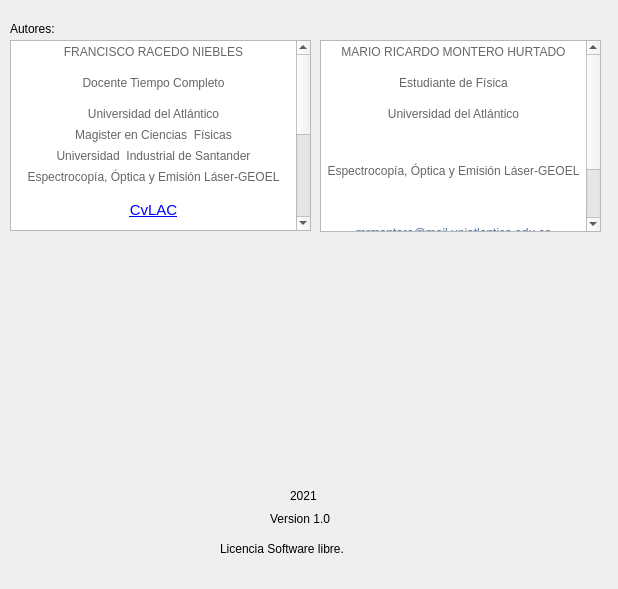
<?xml version="1.0" encoding="UTF-8"?>
<ui version="4.0">
 <class>Dialog</class>
 <widget class="QDialog" name="Dialog">
  <property name="geometry">
   <rect>
    <x>0</x>
    <y>0</y>
    <width>618</width>
    <height>589</height>
   </rect>
  </property>
  <property name="minimumSize">
   <size>
    <width>618</width>
    <height>589</height>
   </size>
  </property>
  <property name="maximumSize">
   <size>
    <width>618</width>
    <height>589</height>
   </size>
  </property>
  <property name="windowTitle">
   <string>Abaut</string>
  </property>
  <property name="windowIcon">
   <iconset>
    <normaloff>../imagenes/Figure_2-.ico</normaloff>../imagenes/Figure_2-.ico</iconset>
  </property>
  <widget class="QLabel" name="label">
   <property name="geometry">
    <rect>
     <x>10</x>
     <y>20</y>
     <width>67</width>
     <height>17</height>
    </rect>
   </property>
   <property name="text">
    <string>Autores: </string>
   </property>
  </widget>
  <widget class="QTextBrowser" name="textBrowser">
   <property name="geometry">
    <rect>
     <x>10</x>
     <y>40</y>
     <width>301</width>
     <height>191</height>
    </rect>
   </property>
   <property name="html">
    <string>&lt;!DOCTYPE HTML PUBLIC &quot;-//W3C//DTD HTML 4.0//EN&quot; &quot;http://www.w3.org/TR/REC-html40/strict.dtd&quot;&gt;
&lt;html&gt;&lt;head&gt;&lt;meta name=&quot;qrichtext&quot; content=&quot;1&quot; /&gt;&lt;style type=&quot;text/css&quot;&gt;
p, li { white-space: pre-wrap; }
&lt;/style&gt;&lt;/head&gt;&lt;body style=&quot; font-family:'Ubuntu'; font-size:11pt; font-weight:400; font-style:normal;&quot;&gt;
&lt;p align=&quot;center&quot; style=&quot; margin-top:10px; margin-bottom:10px; margin-left:0px; margin-right:0px; -qt-block-indent:0; text-indent:0px; line-height:150%;&quot;&gt;&lt;span style=&quot; font-family:'Tahoma','Verdana','Arial','Helvetica','sans-serif'; font-size:12px; color:#666666;&quot;&gt;FRANCISCO RACEDO NIEBLES&lt;/span&gt;&lt;/p&gt;
&lt;p align=&quot;center&quot; style=&quot; margin-top:10px; margin-bottom:10px; margin-left:0px; margin-right:0px; -qt-block-indent:0; text-indent:0px; line-height:150%;&quot;&gt;&lt;span style=&quot; font-family:'Tahoma','Verdana','Arial','Helvetica','sans-serif'; font-size:12px; color:#666666;&quot;&gt;Docente Tiempo Completo&lt;/span&gt;&lt;/p&gt;
&lt;p align=&quot;center&quot; style=&quot; margin-top:10px; margin-bottom:10px; margin-left:0px; margin-right:0px; -qt-block-indent:0; text-indent:0px; line-height:150%;&quot;&gt;&lt;span style=&quot; font-family:'Tahoma','Verdana','Arial','Helvetica','sans-serif'; font-size:12px; color:#666666;&quot;&gt;Universidad del Atlántico&lt;br /&gt;Magister en Ciencias  Físicas&lt;br /&gt;Universidad  Industrial de Santander&lt;br /&gt;Espectrocopía, Óptica y Emisión Láser-GEOEL&lt;/span&gt;&lt;/p&gt;
&lt;p align=&quot;center&quot; style=&quot; margin-top:10px; margin-bottom:10px; margin-left:0px; margin-right:0px; -qt-block-indent:0; text-indent:0px; line-height:150%;&quot;&gt;&lt;a href=&quot;https://scienti.minciencias.gov.co/cvlac/visualizador/generarCurriculoCv.do?cod_rh=0000212997&quot;&gt;&lt;span style=&quot; text-decoration: underline; color:#0000ff;&quot;&gt;CvLAC&lt;/span&gt;&lt;/a&gt;&lt;/p&gt;
&lt;p align=&quot;center&quot; style=&quot; margin-top:10px; margin-bottom:10px; margin-left:0px; margin-right:0px; -qt-block-indent:0; text-indent:0px; line-height:150%;&quot;&gt;&lt;span style=&quot; font-family:'Tahoma','Verdana','Arial','Helvetica','sans-serif'; font-size:12px; color:#666666;&quot;&gt;Red de Investigación:&lt;/span&gt;&lt;/p&gt;
&lt;p align=&quot;center&quot; style=&quot; margin-top:10px; margin-bottom:10px; margin-left:0px; margin-right:0px; -qt-block-indent:0; text-indent:0px; line-height:150%;&quot;&gt;&lt;span style=&quot; font-family:'Tahoma','Verdana','Arial','Helvetica','sans-serif'; font-size:12px; color:#666666;&quot;&gt;ScienTI-Colombia. Colciencias - SBF (Sociedad Brasilera de Física) - OSA (Sociedad Americana de Óptica)&lt;/span&gt;&lt;/p&gt;
&lt;p align=&quot;center&quot; style=&quot; margin-top:10px; margin-bottom:10px; margin-left:0px; margin-right:0px; -qt-block-indent:0; text-indent:0px; line-height:150%;&quot;&gt;&lt;a href=&quot;mailto:franciscoracedo@mail.uniatlantico.edu.co&quot;&gt;&lt;span style=&quot; font-family:'Tahoma','Verdana','Arial','Helvetica','sans-serif'; font-size:12px; text-decoration: underline; color:#496e9c;&quot;&gt;franciscoracedo@mail.uniatlantico.edu.co&lt;/span&gt;&lt;/a&gt;&lt;/p&gt;
&lt;p align=&quot;center&quot; style=&quot;-qt-paragraph-type:empty; margin-top:10px; margin-bottom:10px; margin-left:0px; margin-right:0px; -qt-block-indent:0; text-indent:0px; line-height:150%; font-family:'Tahoma','Verdana','Arial','Helvetica','sans-serif'; font-size:12px; text-decoration: underline; color:#496e9c;&quot;&gt;&lt;br /&gt;&lt;/p&gt;
&lt;p style=&quot;-qt-paragraph-type:empty; margin-top:0px; margin-bottom:0px; margin-left:0px; margin-right:0px; -qt-block-indent:0; text-indent:0px;&quot;&gt;&lt;br /&gt;&lt;/p&gt;&lt;/body&gt;&lt;/html&gt;</string>
   </property>
  </widget>
  <widget class="QLabel" name="label_2">
   <property name="geometry">
    <rect>
     <x>90</x>
     <y>250</y>
     <width>141</width>
     <height>131</height>
    </rect>
   </property>
   <property name="text">
    <string/>
   </property>
   <property name="pixmap">
    <pixmap>imagenes/FRANCISCO RACEDO NIEBLES_0.png</pixmap>
   </property>
   <property name="scaledContents">
    <bool>true</bool>
   </property>
  </widget>
  <widget class="QTextBrowser" name="textBrowser_2">
   <property name="geometry">
    <rect>
     <x>320</x>
     <y>40</y>
     <width>281</width>
     <height>192</height>
    </rect>
   </property>
   <property name="html">
    <string>&lt;!DOCTYPE HTML PUBLIC &quot;-//W3C//DTD HTML 4.0//EN&quot; &quot;http://www.w3.org/TR/REC-html40/strict.dtd&quot;&gt;
&lt;html&gt;&lt;head&gt;&lt;meta name=&quot;qrichtext&quot; content=&quot;1&quot; /&gt;&lt;style type=&quot;text/css&quot;&gt;
p, li { white-space: pre-wrap; }
&lt;/style&gt;&lt;/head&gt;&lt;body style=&quot; font-family:'Ubuntu'; font-size:11pt; font-weight:400; font-style:normal;&quot;&gt;
&lt;p align=&quot;center&quot; style=&quot; margin-top:10px; margin-bottom:10px; margin-left:0px; margin-right:0px; -qt-block-indent:0; text-indent:0px; line-height:150%;&quot;&gt;&lt;span style=&quot; font-family:'Tahoma','Verdana','Arial','Helvetica','sans-serif'; font-size:12px; color:#666666;&quot;&gt;MARIO RICARDO MONTERO HURTADO&lt;/span&gt;&lt;/p&gt;
&lt;p align=&quot;center&quot; style=&quot; margin-top:10px; margin-bottom:10px; margin-left:0px; margin-right:0px; -qt-block-indent:0; text-indent:0px; line-height:150%;&quot;&gt;&lt;span style=&quot; font-family:'Tahoma','Verdana','Arial','Helvetica','sans-serif'; font-size:12px; color:#666666;&quot;&gt;Estudiante de Física&lt;/span&gt;&lt;/p&gt;
&lt;p align=&quot;center&quot; style=&quot; margin-top:10px; margin-bottom:10px; margin-left:0px; margin-right:0px; -qt-block-indent:0; text-indent:0px; line-height:150%;&quot;&gt;&lt;span style=&quot; font-family:'Tahoma','Verdana','Arial','Helvetica','sans-serif'; font-size:12px; color:#666666;&quot;&gt;Universidad del Atlántico&lt;/span&gt;&lt;/p&gt;
&lt;p align=&quot;center&quot; style=&quot; margin-top:10px; margin-bottom:10px; margin-left:0px; margin-right:0px; -qt-block-indent:0; text-indent:0px; line-height:150%;&quot;&gt;&lt;span style=&quot; font-family:'Tahoma','Verdana','Arial','Helvetica','sans-serif'; font-size:12px; color:#666666;&quot;&gt;&lt;br /&gt;Espectrocopía, Óptica y Emisión Láser-GEOEL&lt;/span&gt;&lt;/p&gt;
&lt;p align=&quot;center&quot; style=&quot;-qt-paragraph-type:empty; margin-top:10px; margin-bottom:10px; margin-left:0px; margin-right:0px; -qt-block-indent:0; text-indent:0px; line-height:150%; font-family:'Tahoma','Verdana','Arial','Helvetica','sans-serif'; font-size:12px; color:#666666;&quot;&gt;&lt;br /&gt;&lt;/p&gt;
&lt;p align=&quot;center&quot; style=&quot; margin-top:10px; margin-bottom:10px; margin-left:0px; margin-right:0px; -qt-block-indent:0; text-indent:0px; line-height:150%;&quot;&gt;&lt;a href=&quot;mailto:franciscoracedo@mail.uniatlantico.edu.co&quot;&gt;&lt;span style=&quot; font-family:'Tahoma','Verdana','Arial','Helvetica','sans-serif'; font-size:12px; text-decoration: underline; color:#496e9c;&quot;&gt;mrmontero@mail.uniatlantico.edu.co&lt;/span&gt;&lt;/a&gt;&lt;/p&gt;
&lt;p align=&quot;center&quot; style=&quot;-qt-paragraph-type:empty; margin-top:10px; margin-bottom:10px; margin-left:0px; margin-right:0px; -qt-block-indent:0; text-indent:0px; line-height:150%; font-family:'Tahoma','Verdana','Arial','Helvetica','sans-serif'; font-size:12px; text-decoration: underline; color:#496e9c;&quot;&gt;&lt;br /&gt;&lt;/p&gt;
&lt;p style=&quot;-qt-paragraph-type:empty; margin-top:0px; margin-bottom:0px; margin-left:0px; margin-right:0px; -qt-block-indent:0; text-indent:0px;&quot;&gt;&lt;br /&gt;&lt;/p&gt;&lt;/body&gt;&lt;/html&gt;</string>
   </property>
  </widget>
  <widget class="QLabel" name="label_3">
   <property name="geometry">
    <rect>
     <x>390</x>
     <y>250</y>
     <width>141</width>
     <height>131</height>
    </rect>
   </property>
   <property name="text">
    <string/>
   </property>
   <property name="pixmap">
    <pixmap>imagenes/MARIOMONTERO.jpeg</pixmap>
   </property>
   <property name="scaledContents">
    <bool>true</bool>
   </property>
  </widget>
  <widget class="QLabel" name="label_4">
   <property name="geometry">
    <rect>
     <x>290</x>
     <y>480</y>
     <width>61</width>
     <height>31</height>
    </rect>
   </property>
   <property name="text">
    <string>2021</string>
   </property>
  </widget>
  <widget class="QLabel" name="label_8">
   <property name="geometry">
    <rect>
     <x>10</x>
     <y>500</y>
     <width>131</width>
     <height>71</height>
    </rect>
   </property>
   <property name="autoFillBackground">
    <bool>false</bool>
   </property>
   <property name="text">
    <string/>
   </property>
   <property name="pixmap">
    <pixmap>imagenes/acreditacion logo 2019.png</pixmap>
   </property>
   <property name="scaledContents">
    <bool>true</bool>
   </property>
   <property name="wordWrap">
    <bool>false</bool>
   </property>
   <property name="openExternalLinks">
    <bool>false</bool>
   </property>
  </widget>
  <widget class="QLabel" name="label_7">
   <property name="geometry">
    <rect>
     <x>530</x>
     <y>540</y>
     <width>61</width>
     <height>15</height>
    </rect>
   </property>
   <property name="autoFillBackground">
    <bool>false</bool>
   </property>
   <property name="text">
    <string/>
   </property>
   <property name="pixmap">
    <pixmap>imagenes/logo pixel_Mesa de trabajo 11_Mesa de trabajo 1.png</pixmap>
   </property>
   <property name="scaledContents">
    <bool>true</bool>
   </property>
   <property name="openExternalLinks">
    <bool>false</bool>
   </property>
  </widget>
  <widget class="QLabel" name="label_5">
   <property name="geometry">
    <rect>
     <x>270</x>
     <y>510</y>
     <width>91</width>
     <height>17</height>
    </rect>
   </property>
   <property name="text">
    <string>Version 1.0</string>
   </property>
  </widget>
  <widget class="QLabel" name="label_6">
   <property name="geometry">
    <rect>
     <x>220</x>
     <y>540</y>
     <width>171</width>
     <height>17</height>
    </rect>
   </property>
   <property name="text">
    <string>Licencia Software libre.</string>
   </property>
  </widget>
 </widget>
 <resources/>
 <connections/>
</ui>
